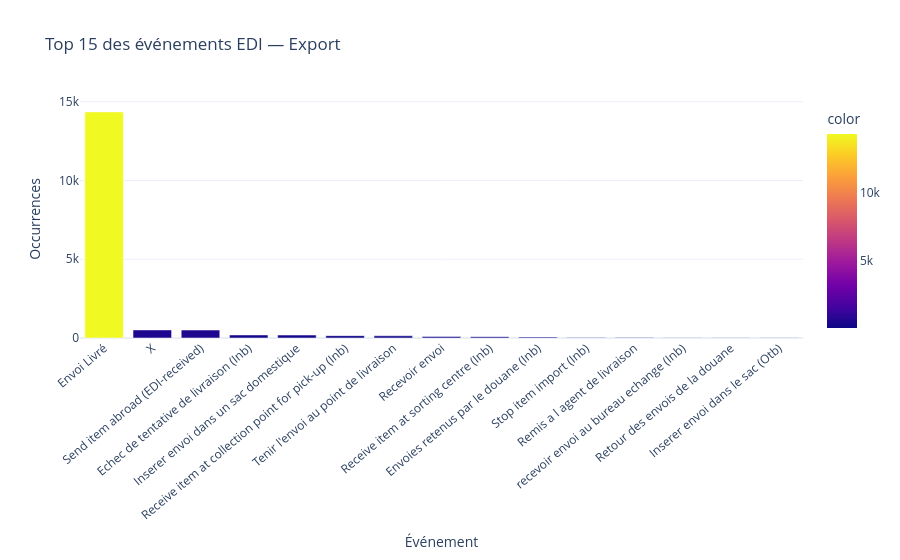

The cell this chart's notebook holds for it:
### Code cell
# 1.13 Répartition des événements EDI (si disponible)
edi_col = find_col(raw, "edi") or find_col(raw, "evenement")
if edi_col:
    counts = raw[edi_col].value_counts().head(15)
    fig = px.bar(x=counts.index.astype(str), y=counts.values,
                 title=f"Top 15 des événements EDI — {DATASET_NAME}",
                 labels={"x": "Événement", "y": "Occurrences"}, color=counts.values,
                 color_continuous_scale="Plasma")
    fig.update_layout(template="plotly_white", xaxis_tickangle=-40)
    fig.show()
else:
    print("→ Aucune colonne d'événement EDI détectée — section ignorée.")

### Figure 1 — Plotly figure (JSON) as saved in the notebook; plotly's stock layout.template omitted (floating-point values rounded to 4 significant figures)
{"data": [{"hovertemplate": "Événement=%{x}<br>Occurrences=%{y}<br>color=%{marker.color}<extra></extra>", "legendgroup": "", "marker": {"color": [14357, 513, 504, 193, 187, 149, 140, 91, 81, 59, 27, 25, 21, 20, 19], "coloraxis": "coloraxis", "pattern": {"shape": ""}}, "name": "", "orientation": "v", "showlegend": false, "textposition": "auto", "type": "bar", "x": ["Envoi Livré", "X", "Send item abroad (EDI-received)", "Echec de tentative de livraison (Inb)", "Inserer envoi dans un sac domestique", "Receive item at collection point for pick-up (Inb)", "Tenir l'envoi au point de livraison", "Recevoir envoi", "Receive item at sorting centre (Inb)", "Envoies retenus par le douane (Inb)", "Stop item import (Inb)", "Remis a l agent de livraison", "recevoir envoi au bureau echange (Inb)", "Retour des envois de la douane", "Inserer envoi dans le sac (Otb)"], "xaxis": "x", "y": [14357, 513, 504, 193, 187, 149, 140, 91, 81, 59, 27, 25, 21, 20, 19], "yaxis": "y"}], "layout": {"barmode": "relative", "coloraxis": {"colorbar": {"title": {"text": "color"}}, "colorscale": [[0, "#0d0887"], [0.1111, "#46039f"], [0.2222, "#7201a8"], [0.3333, "#9c179e"], [0.4444, "#bd3786"], [0.5556, "#d8576b"], [0.6667, "#ed7953"], [0.7778, "#fb9f3a"], [0.8889, "#fdca26"], [1, "#f0f921"]]}, "legend": {"tracegroupgap": 0}, "title": {"text": "Top 15 des événements EDI — Export"}, "xaxis": {"anchor": "y", "domain": [0, 1], "tickangle": -40, "title": {"text": "Événement"}}, "yaxis": {"anchor": "x", "domain": [0, 1], "title": {"text": "Occurrences"}}}}
